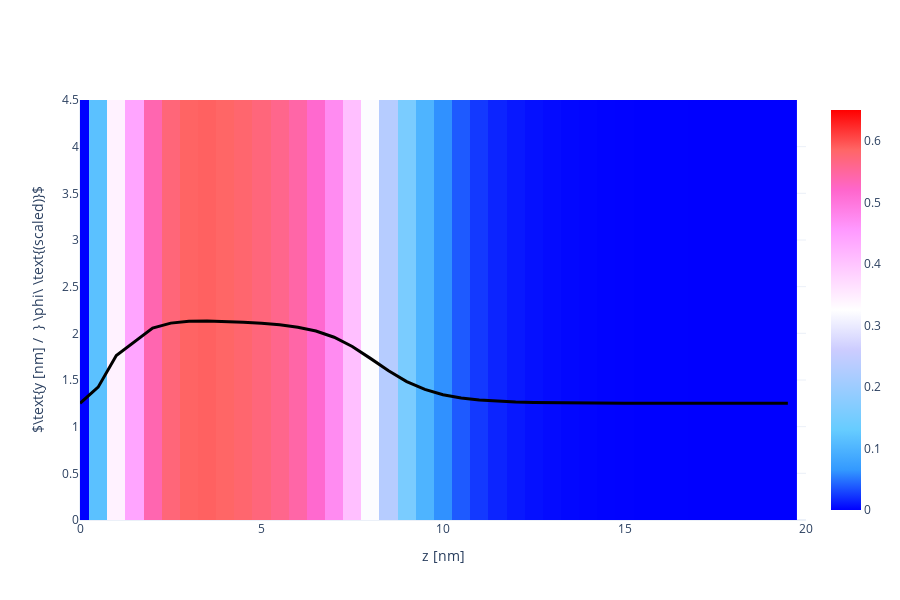

This figure's notebook cell:
### Code cell
X, Y, Z = np.array(phAr.iloc[:,0]), np.array(phAr.iloc[:,1]), np.array(phAr.iloc[:,2])
vol = np.array(phAr.iloc[:,3])

Lz_max = 20
vol = vol[Z < Lz_max]
X = X[Z < Lz_max]
Y = Y[Z < Lz_max]
Z = Z[Z < Lz_max]

Nz_new = int(len(Z)/Nx/Ny)
x = [X[i*Ny*Nz_new] for i in range(Nx)]
y = [Y[j*Nz_new]    for j in range(Ny)]
z = [Z[k]           for k in range(Nz_new)]

xslice = 10
islice = int(xslice*(x[1]-x[0]))
vol = np.array([vol[(islice*Ny+j)*Nz_new+k] for j in range(Ny) for k in range(Nz_new)]).reshape(Ny, Nz_new)

import plotly.graph_objects as go
heatmap = go.Heatmap(
            x=z, y=y, z=vol,
            zmin = 0.0, zmax = 0.65,
            colorscale= 'Picnic'
          )
scatter = go.Scatter(
            x = z,
            y = 1.5*vol[int(Ny/2), :] + max(y)/2-1,
            line = dict(color='black', width=3)
          )

# fname = GIT+'ph_a030x075_1D.dat'
# df = pd.read_csv(fname, sep="\s+", skiprows=0)
# a000x075_1d = pd.DataFrame([df.iloc[:,0], df.iloc[:,1]], index=['z', 'pha']).T

# reference = go.Scatter(
#                 x = a000x075_1d.z,
#                 y = 1.5*a000x075_1d.pha + max(y)/2-1,
#                 line = dict(color='black', width=3, dash='dash')
#             )

layout = go.Layout( xaxis_range = [0, Lz_max], yaxis_range = [0, y[-1]],
                    yaxis_title = r'$\text{y [nm] /  } \phi\ \text{(scaled)}$', xaxis_title = 'z [nm]',
                    scene_xaxis_showticklabels=True,
                    scene_yaxis_showticklabels=True,
                    scene_zaxis_showticklabels=True,
                    showlegend = False,
                    template='plotly_white', width=900, height=600)
# fig = go.Figure(data = [heatmap, scatter, reference], layout = layout)
fig = go.Figure(data = [heatmap, scatter], layout = layout)
fig.show()

### Figure 1 — Plotly figure (JSON) as saved in the notebook; plotly's stock layout.template omitted (floating-point values rounded to 4 significant figures; data arrays with more than 128 entries replaced by an {"elided": "..."} marker saying what was removed)
{"data": [{"colorscale": [[0, "rgb(0,0,255)"], [0.1, "rgb(51,153,255)"], [0.2, "rgb(102,204,255)"], [0.3, "rgb(153,204,255)"], [0.4, "rgb(204,204,255)"], [0.5, "rgb(255,255,255)"], [0.6, "rgb(255,204,255)"], [0.7, "rgb(255,153,255)"], [0.8, "rgb(255,102,204)"], [0.9, "rgb(255,102,102)"], [1, "rgb(255,0,0)"]], "type": "heatmap", "x": [0, 0.5, 1, 1.5, 2, 2.5, 3, 3.5, 4, 4.5, 5, 5.5, 6, 6.5, 7, 7.5, 8, 8.5, 9, 9.5, 10, 10.5, 11, 11.5, 12, 12.5, 13, 13.5, 14, 14.5, 15, 15.5, 16, 16.5, 17, 17.5, 18, 18.5, 19, 19.5], "y": [0, 0.5, 1, 1.5, 2, 2.5, 3, 3.5, 4, 4.5], "z": {"elided": "10x40 float values"}, "zmax": 0.65, "zmin": 0}, {"line": {"color": "black", "width": 3}, "type": "scatter", "x": [0, 0.5, 1, 1.5, 2, 2.5, 3, 3.5, 4, 4.5, 5, 5.5, 6, 6.5, 7, 7.5, 8, 8.5, 9, 9.5, 10, 10.5, 11, 11.5, 12, 12.5, 13, 13.5, 14, 14.5, 15, 15.5, 16, 16.5, 17, 17.5, 18, 18.5, 19, 19.5], "y": [1.25, 1.424, 1.762, 1.91, 2.057, 2.109, 2.129, 2.132, 2.128, 2.12, 2.108, 2.091, 2.066, 2.025, 1.959, 1.859, 1.732, 1.599, 1.483, 1.399, 1.342, 1.307, 1.286, 1.273, 1.265, 1.26, 1.257, 1.255, 1.253, 1.252, 1.251, 1.251, 1.251, 1.25, 1.25, 1.25, 1.25, 1.25, 1.25, 1.25]}], "layout": {"height": 600, "scene": {"xaxis": {"showticklabels": true}, "yaxis": {"showticklabels": true}, "zaxis": {"showticklabels": true}}, "showlegend": false, "width": 900, "xaxis": {"range": [0, 20], "title": {"text": "z [nm]"}, "type": "linear"}, "yaxis": {"range": [0, 4.5], "title": {"text": "$\\text{y [nm] /  } \\phi\\ \\text{(scaled)}$"}, "type": "linear"}}}
